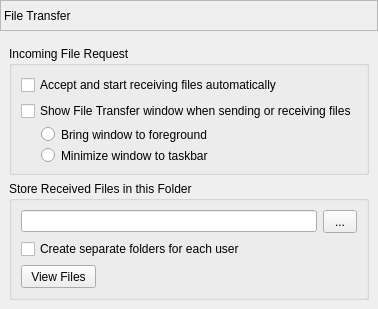
        <widget class="QWidget" name="pageFileTransfer">
         <layout class="QVBoxLayout" name="verticalLayout_28">
          <property name="leftMargin">
           <number>0</number>
          </property>
          <property name="topMargin">
           <number>0</number>
          </property>
          <property name="rightMargin">
           <number>0</number>
          </property>
          <property name="bottomMargin">
           <number>0</number>
          </property>
          <item>
           <widget class="QLabel" name="labelFileTransferPage">
            <property name="sizePolicy">
             <sizepolicy hsizetype="Preferred" vsizetype="Fixed">
              <horstretch>0</horstretch>
              <verstretch>0</verstretch>
             </sizepolicy>
            </property>
            <property name="minimumSize">
             <size>
              <width>0</width>
              <height>31</height>
             </size>
            </property>
            <property name="frameShape">
             <enum>QFrame::StyledPanel</enum>
            </property>
            <property name="frameShadow">
             <enum>QFrame::Sunken</enum>
            </property>
            <property name="text">
             <string>File Transfer</string>
            </property>
           </widget>
          </item>
          <item alignment="Qt::AlignTop">
           <widget class="QWidget" name="widgetFileTransfer" native="true">
            <layout class="QVBoxLayout" name="verticalLayout_4">
             <item>
              <widget class="QGroupBox" name="groupFileRequest">
               <property name="title">
                <string>Incoming File Request</string>
               </property>
               <layout class="QVBoxLayout" name="verticalLayout_26">
                <item>
                 <widget class="QCheckBox" name="checkBoxAutoFile">
                  <property name="text">
                   <string>Accept and start receiving files automatically</string>
                  </property>
                 </widget>
                </item>
                <item>
                 <widget class="QCheckBox" name="checkBoxAutoShowFile">
                  <property name="text">
                   <string>Show File Transfer window when sending or receiving files</string>
                  </property>
                 </widget>
                </item>
                <item>
                 <widget class="QRadioButton" name="radioButtonFileTop">
                  <property name="styleSheet">
                   <string notr="true">margin-left: 20px</string>
                  </property>
                  <property name="text">
                   <string>Bring window to foreground</string>
                  </property>
                 </widget>
                </item>
                <item>
                 <widget class="QRadioButton" name="radioButtonFileBottom">
                  <property name="styleSheet">
                   <string notr="true">margin-left: 20px</string>
                  </property>
                  <property name="text">
                   <string>Minimize window to taskbar</string>
                  </property>
                 </widget>
                </item>
               </layout>
              </widget>
             </item>
             <item>
              <widget class="QGroupBox" name="groupFileFolder">
               <property name="title">
                <string>Store Received Files in this Folder</string>
               </property>
               <layout class="QGridLayout" name="gridLayout_11">
                <item row="0" column="0">
                 <widget class="QLineEdit" name="textBoxFilePath">
                  <property name="sizePolicy">
                   <sizepolicy hsizetype="MinimumExpanding" vsizetype="Fixed">
                    <horstretch>0</horstretch>
                    <verstretch>0</verstretch>
                   </sizepolicy>
                  </property>
                  <property name="readOnly">
                   <bool>true</bool>
                  </property>
                 </widget>
                </item>
                <item row="0" column="1">
                 <widget class="ThemedButton" name="buttonFilePath">
                  <property name="sizePolicy">
                   <sizepolicy hsizetype="Preferred" vsizetype="Fixed">
                    <horstretch>0</horstretch>
                    <verstretch>0</verstretch>
                   </sizepolicy>
                  </property>
                  <property name="minimumSize">
                   <size>
                    <width>34</width>
                    <height>23</height>
                   </size>
                  </property>
                  <property name="maximumSize">
                   <size>
                    <width>31</width>
                    <height>16777215</height>
                   </size>
                  </property>
                  <property name="text">
                   <string>...</string>
                  </property>
                 </widget>
                </item>
                <item row="1" column="0" colspan="2">
                 <widget class="QCheckBox" name="checkBoxFolderForEach">
                  <property name="toolTip">
                   <string>Creates one folder inside the download folder for each user, having the user name as title</string>
                  </property>
                  <property name="text">
                   <string>Create separate folders for each user</string>
                  </property>
                 </widget>
                </item>
                <item row="2" column="0" alignment="Qt::AlignLeft">
                 <widget class="ThemedButton" name="buttonViewFiles">
                  <property name="sizePolicy">
                   <sizepolicy hsizetype="Preferred" vsizetype="Fixed">
                    <horstretch>0</horstretch>
                    <verstretch>0</verstretch>
                   </sizepolicy>
                  </property>
                  <property name="minimumSize">
                   <size>
                    <width>75</width>
                    <height>23</height>
                   </size>
                  </property>
                  <property name="text">
                   <string>View Files</string>
                  </property>
                 </widget>
                </item>
               </layout>
              </widget>
             </item>
            </layout>
           </widget>
          </item>
         </layout>
        </widget>
